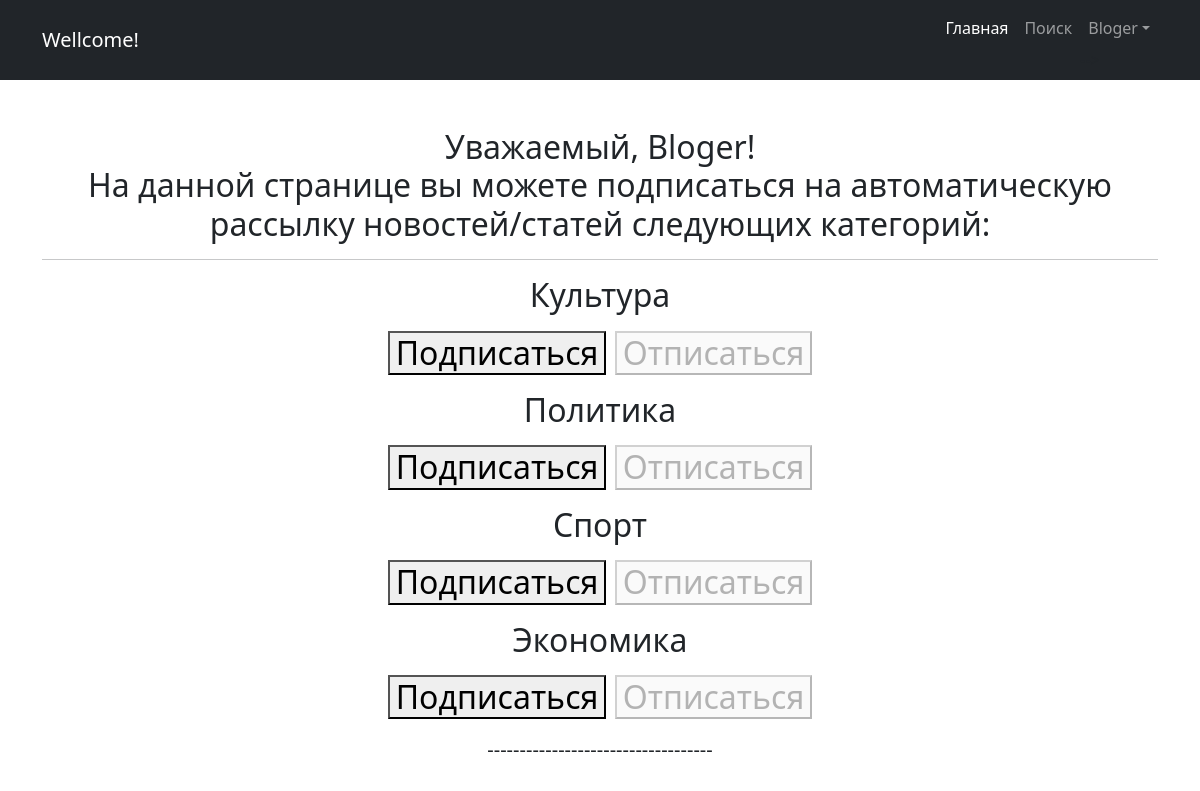
The app's page /subscriptions/ (signed in) with its own data.
### news/models.py (models this page shows, shortened)
class Category(models.Model):
    category = models.CharField(max_length=50, unique=True)  # Имеет единственное поле: название категории

### news/views.py (the view, shortened to what this page needs)
# urls.py: path('subscriptions/', subscriptions, name='subscriptions'),
@login_required
@csrf_protect
def subscriptions(request):
    categories_with_subscriptions = Category.objects.annotate(
        user_subscribed=Exists(
            Subscriber.objects.filter(
                user=request.user,
                category=OuterRef('pk'),
            )
        )
    ).order_by('category')
    return render(
        request,
        'subscriptions.html',
        {'categories': categories_with_subscriptions},
    )

### templates/subscriptions.html (shortened to what this page needs)
{% extends 'flatpages/default.html' %}
{% block content %}
   <p>Уважаемый, {{request.user.username}}!
       <br>
   На данной странице вы можете подписаться на автоматическую рассылку новостей/статей следующих категорий:</p>
    <hr>
    {% for category in categories  %}
        <p>
            {{ category.category }}
            <form method="post">
                {% if category.user_subscribed %}
                    <button disabled>Подписаться</button>
                    <button name="action" value="unsubscribe">Отписаться</button>
                {% else %}
                    <button name="action" value="subscribe">Подписаться</button>
                    <button disabled>Отписаться</button>
                {% endif %}
            </form>
        </p>
    {% endfor %}
{% endblock content %}

### templates/flatpages/default.html (shortened to what this page needs)
<!DOCTYPE html>
<html lang="en">
    <head>
        {% load static %}
        <link href="{% static 'css/styles.css' %}" rel="stylesheet" />
    </head>
    <body>
        <nav class="navbar navbar-expand-lg navbar-dark bg-dark">
            <div class="container">
                {% if user.is_authenticated %}
                <a class="navbar-brand" href="#">Wellcome! {{request.user.email}}</a>
                {% endif %}
                <div class="collapse navbar-collapse" id="navbarSupportedContent">
                    <ul class="navbar-nav ms-auto mb-2 mb-lg-0">
                        <li class="nav-item"><a class="nav-link active" aria-current="page" href="{% url 'post_list' %}">Главная</a></li>
                        <li class="nav-item"><a class="nav-link" href="{% url 'post_search' %}">Поиск</a></li>
                        {% load cache %}
                                   {% if user.is_authenticated %}
                                    <li class="nav-item dropdown">
                                        <a class="nav-link dropdown-toggle" id="navbarDropdown" href="#" role="button" data-bs-toggle="dropdown" aria-expanded="true">{{request.user.username}}</a>-->
                                    </li>
                                    {% else %}
                                    <li class="nav-item"><a class="nav-link" href="{% url 'login' %}">Login</a></li>
                                    {% endif %}
                    </ul>
                </div>
            </div>
        </nav>
        <div class="container">
            <div class="text-center mt-5">
                <h2>{% block content %}{{ flatpage.content }}{% endblock content %}</h2>
                <p class="lead">-----------------------------------</p>
            </div>
        </div>
    </body>
</html>

### records on screen
Category: category "Культура", shows "Подписаться"
Category: category "Политика", shows "Подписаться"
Category: category "Спорт", shows "Подписаться"
Category: category "Экономика", shows "Подписаться"

### other values on screen
{{ request.user.username }} "Bloger"
